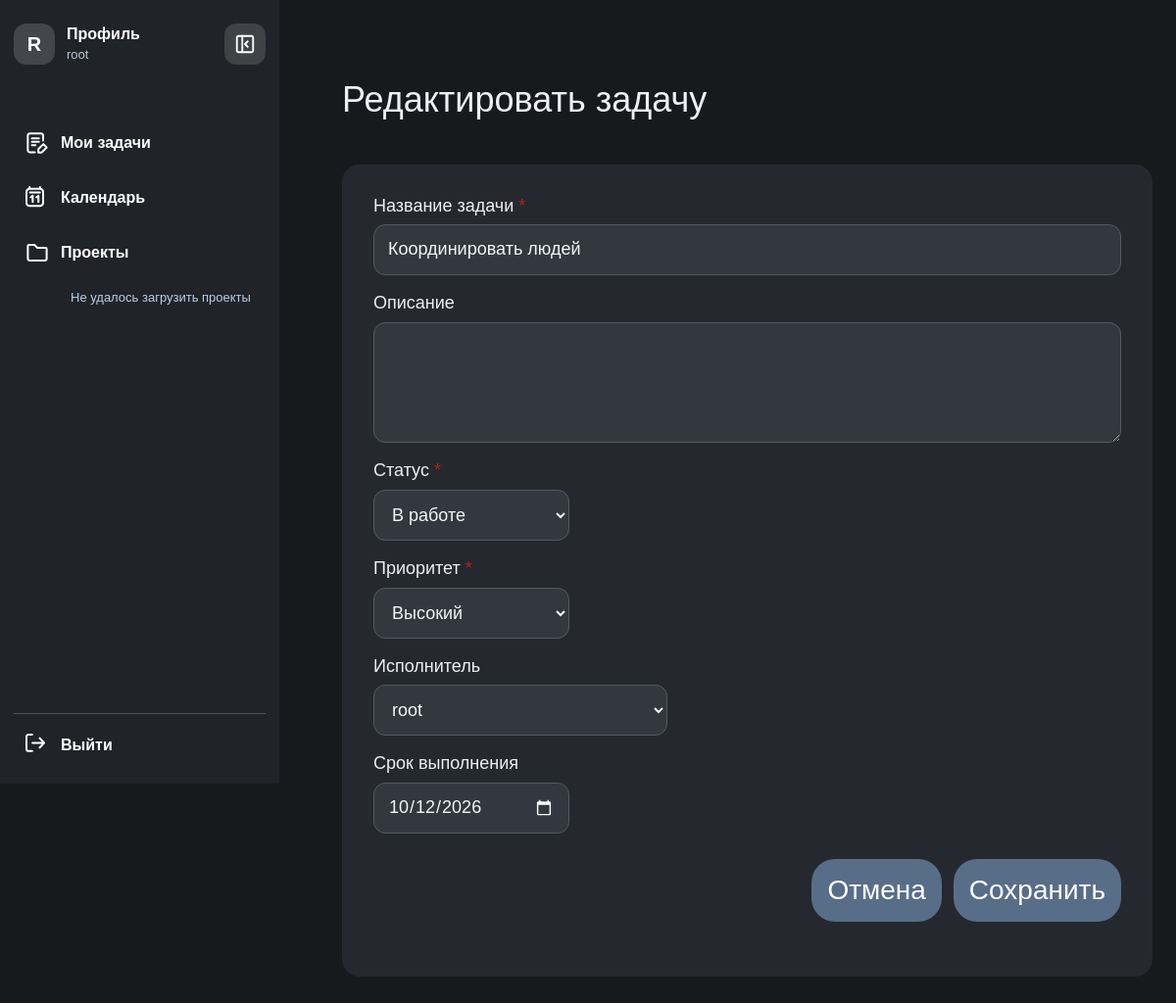
The page /tasks/33/edit/ (signed in) on the database its author committed.
### tasks/models.py (models this page shows, shortened)
class Task(models.Model):
    STATUS_CHOICES = [
        ('in_progress', 'В работе'),
        ('done', 'Выполнено'),
    ]
    PRIORITY_CHOICES = [
        ('low', 'Низкий'),
        ('medium', 'Средний'),
        ('high', 'Высокий'),
        ('critical', 'Критичный'),
    ]
    title = models.CharField(max_length=200, verbose_name='Название')
    description = models.TextField(blank=True, verbose_name='Описание')
    status = models.CharField(
        max_length=20,
        choices=STATUS_CHOICES,
        default='in_progress',
        verbose_name='Статус'
    )
    priority = models.CharField(
        max_length=20,
        choices=PRIORITY_CHOICES,
        default='low',
        verbose_name='Приоритет'
    )
    project = models.ForeignKey(
        Project,
        on_delete=models.CASCADE,
        related_name='tasks',
        verbose_name='Проект'
    )
    assigned_to = models.ForeignKey(
        User,
        on_delete=models.SET_NULL,
        null=True,
        blank=True,
        related_name='assigned_tasks',
        verbose_name='Исполнитель'
    )
    created_by = models.ForeignKey(
        User,
        on_delete=models.SET_NULL,
        null=True,
        related_name='created_tasks',
        verbose_name='Автор'
    )
    created_at = models.DateTimeField(auto_now_add=True, verbose_name='Дата создания')
    due_date = models.DateField(null=True, blank=True ,verbose_name='Срок выполнения')
    class Meta:
        verbose_name = 'Задача'
        verbose_name_plural = 'Задачи'
        ordering = ['-created_at']

### tasks/views.py (the view)
# urls.py: path('tasks/<int:pk>/edit/', views.task_edit, name='task_edit'),
@login_required
def task_edit(request, pk):
    task = get_object_or_404(Task, pk=pk)
    is_author = task.created_by == request.user
    is_executor = task.assigned_to == request.user
    if not is_author and not is_executor:
        raise Http404
    if request.user.profile.role == 'manager':
        assigned_queryset = task.project.group.participant.all()
    else:
        assigned_queryset = User.objects.filter(id=request.user.id)
    if request.method == 'POST':
        if is_author:
            form = TaskForm(request.POST, instance=task)
            form.fields['assigned_to'].queryset = assigned_queryset
            if form.is_valid():
                form.save()
                return redirect('tasks:project_detail', pk=task.project.pk)
        else:
            new_status = request.POST.get('status')
            valid_statuses = [choice[0] for choice in Task.STATUS_CHOICES]
            if new_status in valid_statuses:
                task.status = new_status
                task.save()
            return redirect('tasks:project_detail', pk=task.project.pk)
    else:
        form = TaskForm(instance=task)
        form.fields['assigned_to'].queryset = assigned_queryset
        if is_executor and not is_author:
            for field_name, field in form.fields.items():
                if field_name != 'status':
                    field.widget.attrs['readonly'] = True
                    field.widget.attrs['disabled'] = True
    return render(request, 'tasks/task_form.html', {'form': form, 'object': task, 'project': task.project})

### tasks/forms.py (shortened to what this page needs)
class TaskForm(forms.ModelForm):
    class Meta:
        model = Task
        fields = ['title', 'description', 'status', 'priority', 'assigned_to', 'due_date']
        labels = {
            'title': 'Название задачи',
            'description': 'Описание',
            'assigned_to': 'Исполнитель',
            'status': 'Статус',
            'priority': 'Приоритет',
            'assigned_to': 'Исполнитель',
            'due_date': 'Срок выполнения',
        }
        widgets = {
            'title': forms.TextInput(attrs={'class': 'form-field__input'}),
            'description': forms.Textarea(attrs={'class': 'form-field__input', 'rows': 4}),
            'assigned_to': forms.Select(attrs={'style': 'max-width: 300px;', 'class': 'form-field__input'}),
            'status': forms.Select(attrs={'style': 'max-width: 200px;', 'class': 'form-field__input'}),
            'priority': forms.Select(attrs={'style': 'max-width: 200px;', 'class': 'form-field__input'}),
            'due_date': forms.DateInput(
                attrs={'class': 'form-field__input', 'type': 'date', 'style': 'max-width: 200px;',
},
                format='%Y-%m-%d',
            ),
        }

### templates/tasks/task_form.html (shortened to what this page needs)
{% extends 'layouts/main_layout.html' %}
{% block page_header %}
  <header class="page-header">
    <h1 class="page-title">
      {% if object %}
        Редактировать задачу
      {% else %}
        Добавить задачу
      {% endif %}
    </h1>
  </header>
{% endblock %}
{% block content %}
  <section class="content-panel">
    <form class="form" method="post" novalidate>
      {% for field in form %}
        {% include 'components/field.html' with field=field %}
      {% endfor %}
      <div class="form-actions">
  {% if object %}
    <a
      class="button button--secondary"
      href="{% url 'tasks:project_detail' object.project.id %}"
    >
      Отмена
    </a>
  {% endif %}
  <button class="button" type="submit">
    Сохранить
  </button>
</div>
    </form>
  </section>
{% endblock %}

### templates/includes/sidebar.html (shortened to what this page needs)
<aside class="sidebar" aria-label="Боковое меню">
  <div class="sidebar__topbar">
    <div class="sidebar__identity" aria-label="Текущий пользователь">
      <span class="sidebar__avatar" aria-hidden="true">
        {{ user.username|slice:":1"|upper }}
      </span>
      <span class="sidebar__identity-text">
        <span class="sidebar__identity-label">Профиль</span>
        <span class="sidebar__username" title="{{ user.username }}">
          {{ user.username }}
        </span>
      </span>
    </div>
<button
  class="sidebar__toggle"
  type="button"
  aria-label="Свернуть боковую панель"
  aria-controls="sidebar-navigation"
  aria-expanded="true"
  data-sidebar-toggle
  title="Свернуть панель"
>
  <svg
    xmlns="http://www.w3.org/2000/svg"
    width="22"
    height="22"
    viewBox="0 0 24 24"
    fill="none"
    stroke="currentColor"
    stroke-width="2"
    stroke-linecap="round"
    stroke-linejoin="round"
    aria-hidden="true"
  >
    <rect x="3" y="3" width="18" height="18" rx="2"></rect>
    <path d="M9 3v18"></path>
    <path d="m15 9-3 3 3 3"></path>
  </svg>
</button>
  </div>
  <nav id="sidebar-navigation" class="sidebar__nav" aria-label="Основная навигация">
    <a class="sidebar__link" href="{% url 'tasks:my_tasks' %}" data-sidebar-nav="my-tasks" title="Мои задачи">
      <span class="sidebar__icon" aria-hidden="true">{% include 'components/task_icon.html' with size=22 %}</span>
      <span class="sidebar__label">Мои задачи</span>
    </a>
    <a class="sidebar__link" href="{% url 'tasks:calendar' %}" data-sidebar-nav="calendar" title="Календарь">
      <span class="sidebar__icon" aria-hidden="true">{% include 'components/calendar_icon.html' %}</span>
      <span class="sidebar__label">Календарь</span>
    </a>
    <section class="sidebar__projects" aria-label="Проекты">
      <a class="sidebar__link" href="{% url 'tasks:project_list' %}" data-sidebar-nav="projects" title="Проекты">
        <span class="sidebar__icon" aria-hidden="true">{% include 'components/project_icon.html' with size=24 %}</span>
        <span class="sidebar__label">Проекты</span>
      </a>
      <ul class="sidebar__project-list" data-sidebar-projects data-source-url="{% url 'tasks:project_list' %}">
      </ul>
    </section>
  </nav>
  <a class="sidebar__logout" title="Выйти" href="{% url 'tasks:logout' %}">
    <span class="sidebar__icon" aria-hidden="true">{% include 'components/logout_icon.html' %}</span>
    <span class="sidebar__label">Выйти</span>
  </a>
</aside>

### templates/components/field.html (shortened to what this page needs)
<label class="form-field" for="{{ field.id_for_label }}">
  <span class="form-field__label">
    {{ field.label }}
    {% if field.field.required %}
      <span class="required">*</span>
    {% endif %}
  </span>
  {{ field }}
</label>

### static/css/variables.css (style rules this page uses)
:root { --color-white: #fff; --color-black: #000; --color-text: #000000; --color-text-muted: #3a3a3a; --color-danger: #b42318; --color-success: #027a48; --color-page-bg: #fff; --color-sidebar-bg: #123D6A; --color-panel-bg: #ECE2DC; --color-card-bg: #fff; --color-button-bg: #123D6A; --color-button-hover: #195490; --color-input-border: #bdbdbd; --color-focus: #111; --font-main: Arial, Helvetica, sans-serif; --font-size-md: 24px; --font-size-xl: 36px; --sidebar-width: 285px; --content-max-width: 1580px; --radius-sm: 12px; --radius-md: 18px; --radius-lg: 24px; --transition-base: .2s ease; }

### static/css/global.css (style rules this page uses)
body { font-family: var(--font-main); font-size: var(--font-size-md); line-height: 1.2; color: var(--color-text); background: var(--color-page-bg); }
.sidebar { width: var(--sidebar-width); min-height: 100vh; height: 100%; flex-shrink: 0; background: var(--color-sidebar-bg); padding: 82px 16px 32px; }
.page-header { display: flex; align-items: center; justify-content: space-between; gap: 24px; margin-bottom: 46px; }
.page-title { font-size: var(--font-size-xl); font-weight: 500; line-height: 1.1; }

### static/css/components.css (style rules this page uses)
.sidebar__nav { display:flex; flex-direction:column; gap:6px }
.sidebar__link { display:flex; align-items:center; gap:8px; width:fit-content; font-size:28px; font-weight:700; line-height:1.1; transition:opacity var(--transition-base),transform var(--transition-base) }
.sidebar__icon { display:inline-flex; align-items:center; justify-content:center; flex-shrink:0; width:32px; height:32px; color:var(--color-black) }
.sidebar__logout { margin-top:40px }
.button { display:inline-flex; align-items:center; justify-content:center; min-height:64px; padding:12px 16px; border-radius:var(--radius-lg); background:var(--color-button-bg); color:#fff; font-size:28px; line-height:1; white-space:nowrap; transition:background-color var(--transition-base),transform var(--transition-base),opacity var(--transition-base) }
.content-panel { width:100%; min-height:825px; padding:32px; border-radius:var(--radius-md); background:var(--color-panel-bg) }
.form { display:flex; flex-direction:column; gap:18px }
.form-field { display:flex; flex-direction:column; gap:8px }
.form-field__label { font-size:18px }
.input,.textarea,.select,.form input,.form textarea,.form select { width:100%; border:1px solid var(--color-input-border); border-radius:var(--radius-sm); background:var(--color-white); color:var(--color-text); font-size:18px; line-height:1.3 }
.input,.select,.form input,.form select { min-height:52px; padding:12px 14px }
.textarea,.form textarea { min-height:120px; resize:vertical; padding:14px }
.form-field__error,.required { color:var(--color-danger) }
.form-actions { display:flex; justify-content:flex-end; gap:12px; margin-top:8px }
.sidebar__user, .sidebar__link, .sidebar__icon { color:#ffffff }

### static/css/dark-theme.css (style rules this page uses)
:root { --color-page-bg:#17191d; --color-sidebar-bg:#202328; --color-panel-bg:#25282e; --color-card-bg:#30343b; --color-text:#edf0f4; --color-text-muted:#b1bac7; --color-button-bg:#586d88; --color-button-hover:#6f84a0; --color-input-border:#505862; --color-focus:#9bb6df; color-scheme:dark; }
body,.main,.login-page { background:#17191d; color:#edf0f4; }
.sidebar { background:#202328 !important; color:#f3f5f8; }
.sidebar__project-link,.sidebar__username { color:#bac4d2; }
.content-panel,.filters-form,.login-card,.calendar__grid,.calendar__day,.tasks-section--completed,.project-board__column { background:#25282e; color:#edf0f4; }
.input,.textarea,.select,.form input,.form textarea,.form select,.filters-form .input,.filters-form .select { background:#333840; border-color:#535a65; color:#f3f5f8; color-scheme:dark; }
input::placeholder,textarea::placeholder { color:#aab3c1; }
select option { background:#333840; color:#edf0f4; }
.page-title,.tasks-section__title,.project-board__heading h2 { color:#edf0f4; }
.button,.pagination__link { background:#586d88; color:#fff; }

### rows shown on the page
Task: form "Координировать людей" "В работе" "Высокий" "root" "10/12/2026"

### other values the page prints
{{ user.username|slice:":1"|upper }} "R"
{{ user.username }} "root"
{{ field.label }} "Название задачи" "Описание" "Статус" "Приоритет" "Исполнитель" "Срок выполнения"
